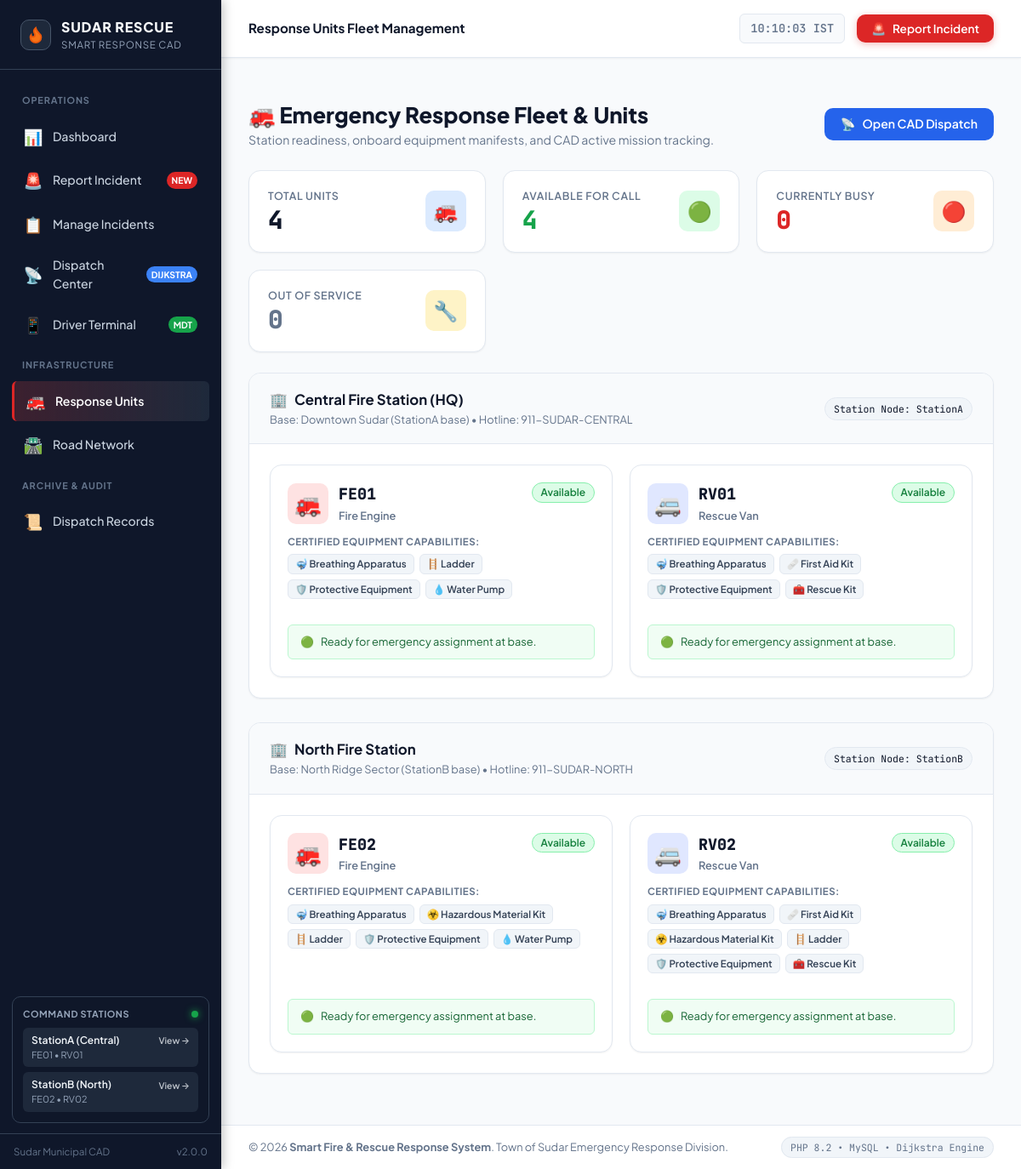
/units.php, run on the app's committed database.
### tables this page shows
CREATE TABLE `response_units` (
    `unit_id` VARCHAR(20) NOT NULL,
    `unit_type` VARCHAR(50) NOT NULL,
    `station_id` VARCHAR(30) NOT NULL,
    `status` ENUM('Available', 'Busy', 'Dispatched', 'Out of Service') NOT NULL DEFAULT 'Available',
    `current_incident_id` INT NULL,
    `created_at` TIMESTAMP DEFAULT CURRENT_TIMESTAMP,
    PRIMARY KEY (`unit_id`),
    CONSTRAINT `fk_unit_station` FOREIGN KEY (`station_id`) 
        REFERENCES `stations` (`station_id`) ON UPDATE CASCADE
);

### db.php (called while the page is built, shortened)
<?php
function getDB(): PDO {
    static $pdo = null;
    if ($pdo === null) {
        $host    = defined('DB_HOST') ? DB_HOST : 'localhost';
        $dbname  = defined('DB_NAME') ? DB_NAME : 'smart_fire_rescue';
        $username= defined('DB_USER') ? DB_USER : 'root';
        $password= defined('DB_PASS') ? DB_PASS : '';
        $charset = defined('DB_CHARSET') ? DB_CHARSET : 'utf8mb4';
        $dsn = "mysql:host={$host};dbname={$dbname};charset={$charset}";
        $options = [
            PDO::ATTR_ERRMODE            => PDO::ERRMODE_EXCEPTION,
            PDO::ATTR_DEFAULT_FETCH_MODE => PDO::FETCH_ASSOC,
            PDO::ATTR_EMULATE_PREPARES   => false,
        ];
        try {
            $pdo = new PDO($dsn, $username, $password, $options);
        } catch (PDOException $e) {
            http_response_code(500);
            die("Database connection failed: " . htmlspecialchars($e->getMessage()));
        }
    }
    return $pdo;
}

### classes/ResponseUnit.php (called while the page is built, shortened)
<?php
require_once __DIR__ . '/../db.php';
class ResponseUnit {
    private PDO $db;
    public function __construct() {
        $this->db = getDB();
    }
    public function getAll(): array {
        $stmt = $this->db->query("
            SELECT u.*, s.station_name, s.location_id AS station_location_id,
                   GROUP_CONCAT(ue.equipment_code ORDER BY ue.equipment_code SEPARATOR ', ') AS equipment_list,
                   dr.dispatch_id AS active_dispatch_id, dr.incident_id AS active_incident_id
            FROM response_units u
            JOIN stations s ON u.station_id = s.station_id
            LEFT JOIN unit_equipment ue ON u.unit_id = ue.unit_id
            LEFT JOIN dispatch_records dr ON u.unit_id = dr.unit_id AND dr.status = 'Active'
            GROUP BY u.unit_id
            ORDER BY u.station_id ASC, u.unit_id ASC
        ");
        $units = $stmt->fetchAll();
        return $units;
    }
    public function getStatistics(): array {
        $stats = [
            'total'          => 0,
            'available'      => 0,
            'busy'           => 0,
            'out_of_service' => 0
        ];
        $stmt = $this->db->query("SELECT status, COUNT(*) AS cnt FROM response_units GROUP BY status");
        $rows = $stmt->fetchAll();
        foreach ($rows as $r) {
            $stats['total'] += (int)$r['cnt'];
            $st = $r['status'];
            if ($st === 'Available') {
                $stats['available'] += (int)$r['cnt'];
            } elseif ($st === 'Busy' || $st === 'Dispatched') {
                $stats['busy'] += (int)$r['cnt'];
            } elseif ($st === 'Out of Service') {
                $stats['out_of_service'] += (int)$r['cnt'];
            }
        }
        return $stats;
    }
}

### units.php (the view, shortened to what this page needs)
<?php
require_once __DIR__ . '/db.php';
require_once __DIR__ . '/includes/functions.php';
require_once __DIR__ . '/classes/ResponseUnit.php';
$unitModel = new ResponseUnit();
$units = $unitModel->getAll();
$stats = $unitModel->getStatistics();
$stationMap = [
    'StationA' => [
        'name'     => 'Central Fire Station (HQ)',
        'location' => 'Downtown Sudar (StationA base)',
        'phone'    => '911-SUDAR-CENTRAL',
        'units'    => []
    ],
    'StationB' => [
        'name'     => 'North Fire Station',
        'location' => 'North Ridge Sector (StationB base)',
        'phone'    => '911-SUDAR-NORTH',
        'units'    => []
    ]
];
foreach ($units as $u) {
    if (isset($stationMap[$u['station_id']])) {
        $stationMap[$u['station_id']]['units'][] = $u;
    }
}
include __DIR__ . '/includes/header.php';
?>
<div style="margin-bottom: 24px; display:flex; justify-content:space-between; align-items:center; flex-wrap:wrap; gap:16px;">
    <div>
        <h1 style="font-size: 1.6rem; font-weight:800; color:var(--color-sidebar);">
            🚒 Emergency Response Fleet & Units
        </h1>
        <p style="color:var(--color-text-muted); font-size:0.88rem;">
            Station readiness, onboard equipment manifests, and CAD active mission tracking.
        </p>
    </div>
    <div style="display:flex; gap:12px;">
        <a href="<?= BASE_URL ?>dispatch.php" class="btn btn-primary">
            <span>📡</span> Open CAD Dispatch
        </a>
    </div>
</div>
<div class="stats-grid" style="margin-bottom: 24px;">
    <div class="stat-card">
        <div class="stat-content">
            <span class="stat-title">Total Units</span>
            <span class="stat-value"><?= $stats['total'] ?></span>
        </div>
        <div class="stat-icon stat-icon-blue">🚒</div>
    </div>
    <div class="stat-card">
        <div class="stat-content">
            <span class="stat-title">Available for Call</span>
            <span class="stat-value" style="color:var(--color-success);"><?= $stats['available'] ?></span>
        </div>
        <div class="stat-icon stat-icon-green">🟢</div>
    </div>
    <div class="stat-card">
        <div class="stat-content">
            <span class="stat-title">Currently Busy</span>
            <span class="stat-value" style="color:var(--color-emergency);"><?= $stats['busy'] ?></span>
        </div>
        <div class="stat-icon stat-icon-orange">🔴</div>
    </div>
    <div class="stat-card">
        <div class="stat-content">
            <span class="stat-title">Out of Service</span>
            <span class="stat-value" style="color:var(--color-text-muted);"><?= $stats['out_of_service'] ?></span>
        </div>
        <div class="stat-icon stat-icon-amber">🔧</div>
    </div>
</div>
<?php foreach ($stationMap as $stId => $station): ?>
    <div class="card" style="margin-bottom: 28px;">
        <div class="card-header" style="background:#f8fafc;">
            <div>
                <h3 class="card-title">
                    <span>🏢</span> <?= sanitize($station['name']) ?>
                </h3>
                <p class="card-subtitle">
                    Base: <?= sanitize($station['location']) ?> &bull; Hotline: <?= sanitize($station['phone']) ?>
                </p>
            </div>
            <span class="badge-tech">Station Node: <?= sanitize($stId) ?></span>
        </div>
        <div class="card-body">
            <div style="display:grid; grid-template-columns: repeat(auto-fit, minmax(320px, 1fr)); gap:20px;">
                <?php foreach ($station['units'] as $u): ?>
                    <div style="border:1px solid var(--color-card-border); border-radius:var(--radius-lg); padding:20px; background:#ffffff; box-shadow:var(--shadow-sm); display:flex; flex-direction:column; justify-content:space-between; gap:16px;">
                        <div>
                            <div style="display:flex; justify-content:space-between; align-items:flex-start; margin-bottom:12px;">
                                <div style="display:flex; align-items:center; gap:12px;">
                                    <div style="width:48px; height:48px; border-radius:var(--radius-md); background:<?= $u['unit_type'] === 'Fire Engine' ? '#fee2e2' : '#e0e7ff' ?>; display:flex; align-items:center; justify-content:center; font-size:1.6rem;">
                                        <?= $u['unit_type'] === 'Fire Engine' ? '🚒' : '🚐' ?>
                                    </div>
                                    <div>
                                        <h4 style="font-size:1.15rem; font-weight:800; font-family:var(--font-mono); color:var(--color-sidebar); margin-bottom:2px;">
                                            <?= sanitize($u['unit_id']) ?>
                                        </h4>
                                        <p style="font-size:0.8rem; color:var(--color-text-muted); font-weight:600;">
                                            <?= sanitize($u['unit_type']) ?>
                                        </p>
                                    </div>
                                </div>
                                <?= render_status_badge($u['status']) ?>
                            </div>
                            <div style="margin-bottom:14px;">
                                <span style="font-size:0.72rem; font-weight:700; color:var(--color-text-muted); text-transform:uppercase; letter-spacing:0.04em; display:block; margin-bottom:6px;">
                                    Certified Equipment Capabilities:
                                </span>
                                <div style="display:flex; flex-wrap:wrap; gap:6px;">
                                    <?php foreach ($u['equipment_array'] as $eq): ?>
                                        <?= render_equipment_badge($eq) ?>
                                    <?php endforeach; ?>
                                </div>
                            </div>
                        </div>
                        <div>
                            <?php if ($u['status'] === 'Available'): ?>
                                <div style="background:#f0fdf4; border:1px solid #bbf7d0; border-radius:var(--radius-sm); padding:10px 14px; font-size:0.8rem; color:#166534; display:flex; align-items:center; gap:8px;">
                                    <span>🟢</span>
                                    <span>Ready for emergency assignment at base.</span>
                                </div>
                            <?php else: ?>
                                <div style="background:#f1f5f9; border:1px solid #cbd5e1; border-radius:var(--radius-sm); padding:10px 14px; font-size:0.8rem; color:#475569;">
                                    <span>🔧</span> Unit offline for maintenance.
                                </div>
                            <?php endif; ?>
                        </div>
                    </div>
                <?php endforeach; ?>
            </div>
        </div>
    </div>
<?php endforeach; ?>
<?php include __DIR__ . '/includes/footer.php'; ?>

### includes/functions.php (shortened to what this page needs)
<?php
function sanitize(?string $str): string {
    return htmlspecialchars($str ?? '', ENT_QUOTES, 'UTF-8');
}
function render_status_badge(string $status): string {
    $classMap = [
        'Available'      => 'badge-available',
        'Open'           => 'badge-available',
        'Completed'      => 'badge-completed',
        'Assigned'       => 'badge-assigned',
        'Dispatched'     => 'badge-assigned',
        'In Progress'    => 'badge-in-progress',
        'Active'         => 'badge-in-progress',
        'Pending'        => 'badge-pending',
        'Busy'           => 'badge-busy',
        'Closed'         => 'badge-closed',
        'Out of Service' => 'badge-out-of-service',
        'Cancelled'      => 'badge-cancelled'
    ];
    $badgeClass = $classMap[$status] ?? 'badge-secondary';
    return '<span class="status-badge ' . $badgeClass . '">' . sanitize($status) . '</span>';
}
function render_equipment_badge(string $equip): string {
    $meta = defined('EQUIPMENT_METADATA') && isset(EQUIPMENT_METADATA[$equip])
        ? EQUIPMENT_METADATA[$equip]
        : null;
    if ($meta) {
        $icon = $meta['icon'];
        $name = $meta['name'];
    }
    return '<span class="equipment-tag">' . $icon . ' ' . sanitize($name) . '</span>';
}

### data on the page
response_units: unit_id "FE01", unit_type "Fire Engine", status "Available", icon "🤿", name "Breathing Apparatus", icon "🪜", name "Ladder", icon "🛡️", name "Protective Equipment", icon "💧", name "Water Pump", shows "Ready for emergency assignment at base."
response_units: unit_id "RV01", unit_type "Rescue Van", status "Available", icon "🤿", name "Breathing Apparatus", icon "🩹", name "First Aid Kit", icon "🛡️", name "Protective Equipment", icon "🧰", name "Rescue Kit", shows "Ready for emergency assignment at base."
response_units: unit_id "FE02", unit_type "Fire Engine", status "Available", icon "🤿", name "Breathing Apparatus", icon "☣️", name "Hazardous Material Kit", icon "🪜", name "Ladder", icon "🛡️", name "Protective Equipment", icon "💧", name "Water Pump", shows "Ready for emergency assignment at base."
response_units: unit_id "RV02", unit_type "Rescue Van", status "Available", icon "🤿", name "Breathing Apparatus", icon "🩹", name "First Aid Kit", icon "☣️", name "Hazardous Material Kit", icon "🪜", name "Ladder", icon "🛡️", name "Protective Equipment", icon "🧰", name "Rescue Kit", shows "Ready for emergency assignment at base."

### other printed values
APP_VERSION "2.0.0"
$pageTitle "Response Units Fleet Management"
$stats['total'] "4"
$stats['available'] "4"
$stats['busy'] "0"
$stats['out_of_service'] "0"
$station['name'] "Central Fire Station (HQ)"
$station['location'] "Downtown Sudar (StationA base)"
$station['phone'] "911-SUDAR-CENTRAL"
$stId "StationA"
$station['name'] "North Fire Station"
$station['location'] "North Ridge Sector (StationB base)"
$station['phone'] "911-SUDAR-NORTH"
$stId "StationB"
APP_NAME "Smart Fire & Rescue Response System"
